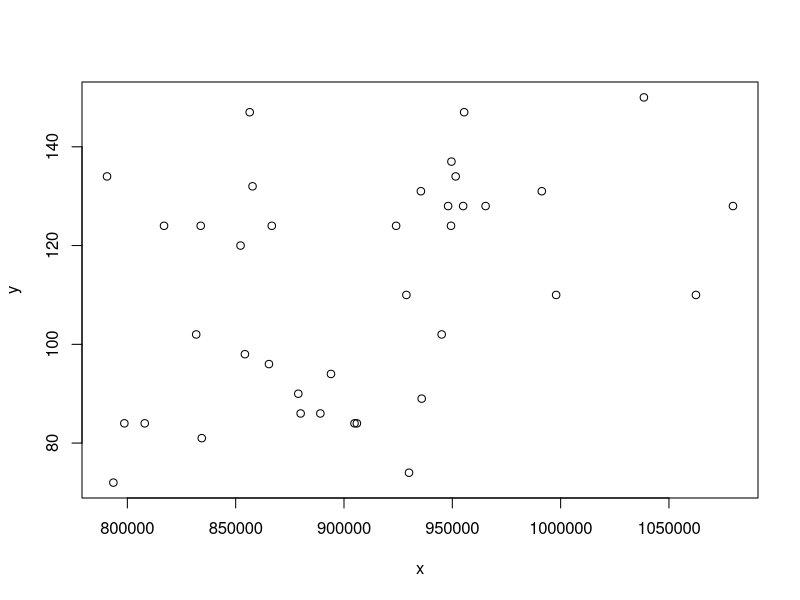

This figure's R source:
dat <- scan('brain.txt')
mat <- matrix(dat, 2, byrow = FALSE)

x <- mat[1,]
y <- mat[2,]

plot(x,y)

print(paste("Covariance =", cov(x,y)))
print(paste("Correlation =", cor(x,y)))

c <- cor(x,y)
B <- 1000
D<- rep(c(0), B)

for (walk in 1:B){
  D[walk] = cor(x, sample(y, size=length(y), replace=FALSE))
}

s <- 0
for (i in D){
  if (i >= c){
    s <- s + 1
  }
}
print(s/B)